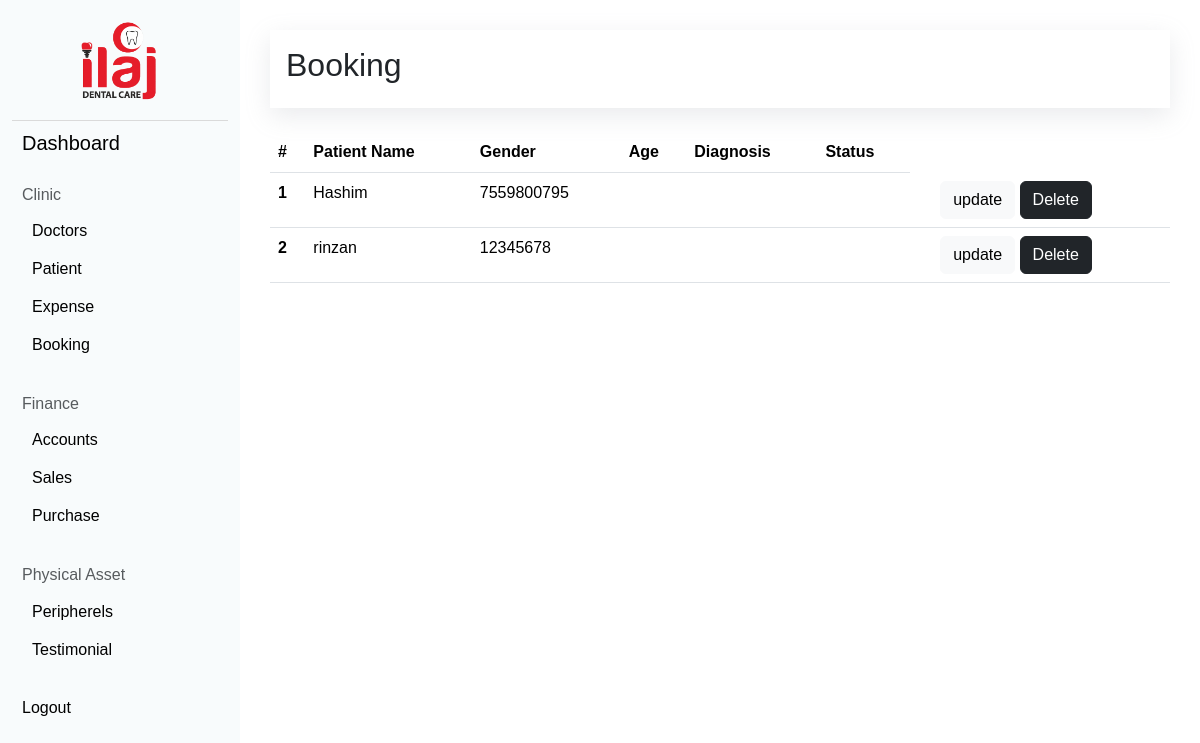
Page /dashboard/booking/ on the earlier database version.
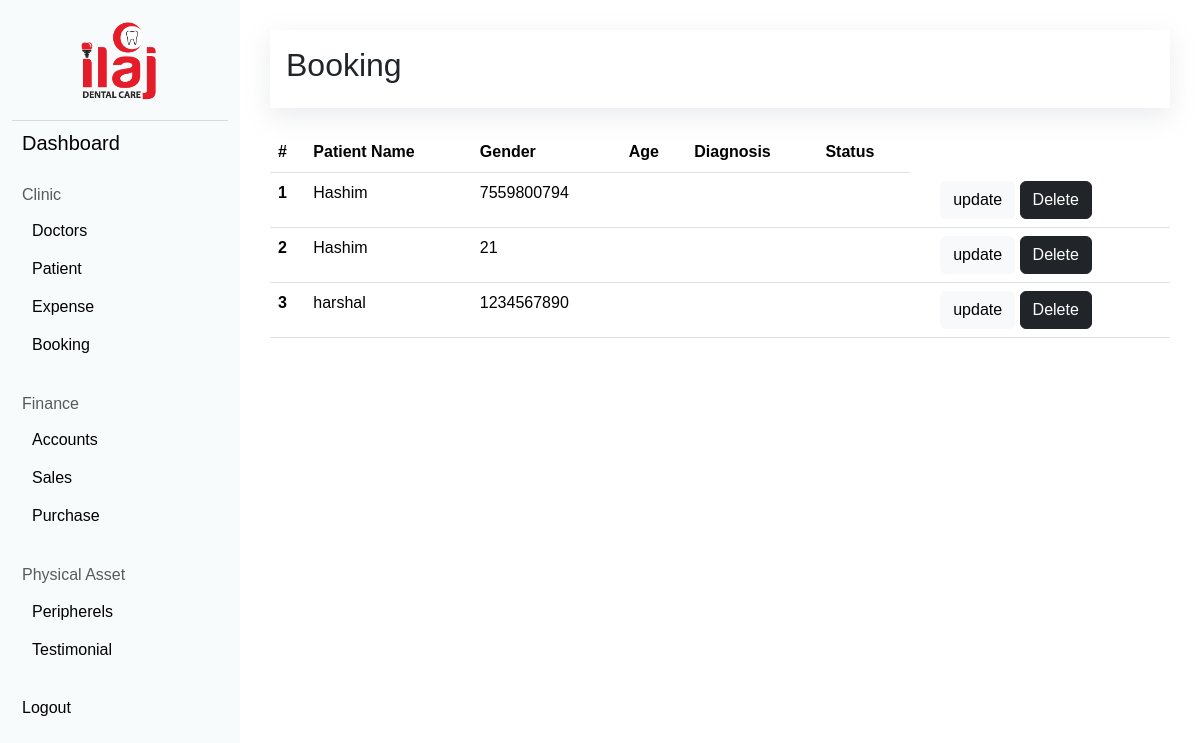
Same page on the later database version.
### home/models.py (models this page shows)
class Booking(models.Model):
    p_name=models.CharField(max_length=255)
    p_age=models.IntegerField(default=0)
    p_phone=models.CharField(max_length=10)
    doc_name=models.ForeignKey(Doctors,on_delete=models.CASCADE)
    booking_date=models.DateField()
    booked_on=models.DateField(auto_now=True)

### home/views.py (the view)
# urls.py: path('dashboard/booking/',dashboardbooking,name='dashboardbooking'),
def dashboardbooking(request):
    dict_bookingdash={
        'booking':Booking.objects.all()
    }
    return render(request,'dashboardbooking.html',dict_bookingdash)

### templates/dashboardbooking.html (shortened to what this page needs)
{% extends 'dashboardbase.html' %}
 {% block right_heading %}
 <h2>Booking</h2>
            {% endblock %}
 {% block content %}
<div class="table-items">
  <table class="table">
    <thead>
      <tr>
        <th scope="col">#</th>
        <th scope="col">Patient Name</th>
        <th scope="col">Gender</th>
        <th scope="col">Age</th>
        <th scope="col">Diagnosis</th>
        <th scope="col">Status</th>
      </tr>
    </thead>
    <tbody>
      {%for b in booking %}
      <tr>
        <th scope="row">{{forloop.counter}}</th>
        <td>{{b.p_name}}</td>
        <td>{{b.p_phone}}</td>
        <td>{{b.P_email}}</td>
        <td>{{b.P_email}}</td>
        <td>{{b.P_email}}</td>
        <td>{{b.P_email}}</td>
        <td>
          <button
            type="button"
            class="btn btn-light"
            data-bs-toggle="modal"
            data-bs-target="#exampleModal"
          >
            update
          </button>
          <button
            type="button"
            class="btn btn-dark"
            data-bs-toggle="modal"
            data-bs-target="#staticBackdrop"
          >
            Delete
          </button>
        </td>
      </tr>
      {% endfor %}
    </tbody>
  </table>
</div>
{% endblock %}

Differences in the rows shown:
removed Booking: p_name "Hashim", p_phone "7559800795"
removed Booking: p_name "rinzan", p_phone "12345678"
added Booking: p_name "Hashim", p_phone "7559800794"
added Booking: p_name "Hashim", p_phone "21"
added Booking: p_name "harshal", p_phone "1234567890"
